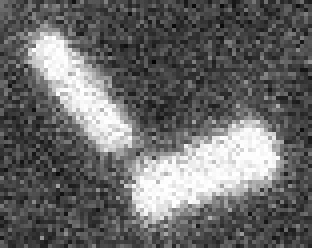
#> input picture example_images/cut_images/zoom/sem_1_cut_zoom2.jpg, 78 x 62 px, found by its file name (shown 4 times larger); the run also reads 4 pictures not shown here
$ jupyter execute --allow-errors image_segmentation.ipynb
#> lines starting #> are read from the running program, lines starting #| are printed output that depends on the picture; after the words box and inside, x2 and y2 are one past the last pixel; in counts of white or black regions, pixels touching at a corner belong together
## Image segmentation

To devide close particules in single particles we need to do a morphological closing. This means that we need to reconginze the region near the center of the object as the foreground and the region further away from the center as background.
After that we need to figure out the boundary regions.

[cell 1]
import numpy as np
import cv2
from matplotlib import pyplot as plt

[cell 2]
img_3channel = cv2.imread('/Users/margheritataddei/Desktop/DIRECT/PROJECT/partycool/example_images/cut_images/zoom/sem_1_cut_zoom2.jpg', 1)
#> img_3channel is the input picture: shape (62, 78, 3); min 2, max 255, mean 104.9

[cell 3]
plt.imshow(img_3channel)

[cell 4]
img_3channel.shape
#> Out = (62, 78, 3)

[cell 5]
img = cv2.imread('/Users/margheritataddei/Desktop/DIRECT/PROJECT/partycool/example_images/cut_images/zoom/sem_1_cut_zoom2.jpg', 0)
#> img: shape (62, 78); min 2, max 255, mean 104.9

[cell 6]
plt.imshow(img)

[cell 7]
img.shape
#> Out = (62, 78)

explain Otsu's thresholding after Gaussian filtering

[cell 8]
# Otsu's thresholding after Gaussian filtering
blur = cv2.GaussianBlur(img,(5,5),0)
ret,th = cv2.threshold(blur,0,255,cv2.THRESH_BINARY+cv2.THRESH_OTSU)
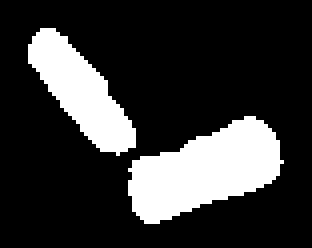
#> th: shape (62, 78) (shown 4 times larger); 21.1% white; 2 white regions, box (x1, y1, x2, y2) and area: (32, 29, 71, 56) 623, (7, 7, 34, 39) 395
#> ret = 144

[cell 9]
plt.imshow(th)

Since some objects are touching each other, a good option would be to find the distance transform and apply a proper threshold.

First, we remove all the small noise in the image.

[cell 10]
# noise removal
kernel = np.ones((3,3),np.uint8)
opening = cv2.morphologyEx(th,cv2.MORPH_OPEN,kernel, iterations =4)
#> opening: shape (62, 78); 16.3% white; 2 white regions, box (x1, y1, x2, y2) and area: (33, 31, 70, 54) 594, (12, 14, 27, 30) 195

[cell 11]
plt.imshow(opening)

Then we need to find the area that for sure is of the background.
We do it by dilatating the particles so that we remove any small holes in the particles.

[cell 12]
# sure background area
sure_bg = cv2.dilate(opening,kernel,iterations=5)
#> sure_bg: shape (62, 78); 39.2% white; 1 white region, box (x1, y1, x2, y2) and area: (7, 9, 75, 59) 1897

[cell 13]
plt.imshow(sure_bg)

Now we need to find the area that is for sure of the particles.

[cell 14]
# Finding sure foreground area
dist_transform = cv2.distanceTransform(opening,cv2.DIST_L2,5)
ret, sure_fg = cv2.threshold(dist_transform,0.1*dist_transform.max(),255,0)
#> ret = 0.879

[cell 15]
plt.imshow(sure_fg)

Then we substrat the sure background from the sure area of the particles to find the boundaries where the particles touch.

[cell 16]
# Finding unknown region
sure_fg = np.uint8(sure_fg)
unknown = cv2.subtract(sure_bg,sure_fg)
#> unknown: shape (62, 78); 22.9% white; 1 white region, box (x1, y1, x2, y2) and area: (7, 9, 75, 59) 1108

[cell 17]
plt.imshow(unknown)

To distinguish which are the region of background and particles we are sure about and which are the boundaries for which we are unsure we use *cv2.connectedComponents()*

[cell 18]
# Marker labelling
ret, markers = cv2.connectedComponents(sure_fg)
#> markers: shape (62, 78) int32; 3 distinct labels, from 0 to 2
#> ret = 3

# Add one to all labels so that sure background is not 0, but 1
markers = markers+1
#> markers: shape (62, 78) int32; 3 distinct labels, from 1 to 3

# Now, mark the region of unknown with zero
markers[unknown==255] = 0
#> markers: shape (62, 78) int32; 4 distinct labels, from 0 to 3

[cell 19]
plt.imshow(markers)

[cell 20]
markers = cv2.watershed(img_3channel ,markers)
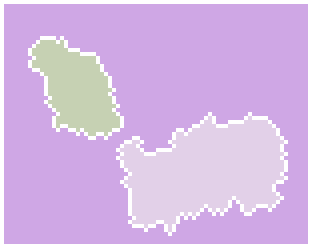
#> markers: shape (62, 78) int32 (shown 4 times larger); 4 distinct labels, from -1 to 3; one colour per label, 0 black, -1 white

[cell 21]
plt.imshow(markers)

[cell 22]
markers.shape
#> Out = (62, 78)

[cell 23]
img[markers == -1] = [0]

[cell 24]
plt.imshow(img)

[cell 25]
import numpy as np
import cv2
from matplotlib import pyplot as plt

#Function to calculate the area of borders of two close objects
#The watershed function needs the image and i which define how much of the area of the particle is considered.
#The smaller the i, the larger would be the final boundaries
#The larger the i, the smaller will be the final boundaries

def watershed(image):
    my_range = np.arange(0.0, 0.7, 0.1)
    img_3channel = cv2.imread(image, 1)
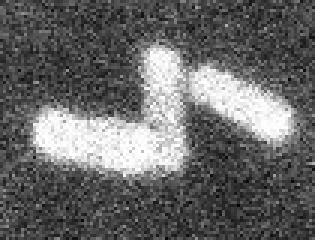
#> input picture example_images/cut_images/zoom/sem_2_cut_zoom.jpg, 105 x 80 px, found by its file name (shown 3 times larger)
#> img_3channel is the input picture: shape (80, 105, 3); min 4, max 255, mean 103.3
    img = cv2.imread(image, 0)
#> img: shape (80, 105); min 4, max 255, mean 103.3
    blur = cv2.GaussianBlur(img,(5,5),0)
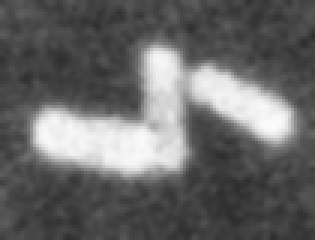
#> blur: shape (80, 105) (shown 3 times larger); min 45, max 251, mean 103.3
    ret,th = cv2.threshold(blur,0,255,cv2.THRESH_BINARY+cv2.THRESH_OTSU)
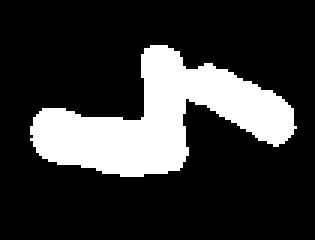
#> th: shape (80, 105) (shown 3 times larger); 21.3% white; 1 white region, box (x1, y1, x2, y2) and area: (10, 15, 99, 59) 1793
#> ret = 143
    kernel = np.ones((3,3),np.uint8)
    for o_iter in range(1,5):
        opening = cv2.morphologyEx(th,cv2.MORPH_OPEN,kernel, iterations = o_iter)
    for s_iter in range(1,2):
        sure_bg = cv2.dilate(opening,kernel,iterations= s_iter)
        dist_transform = cv2.distanceTransform(opening,cv2.DIST_L2,5)
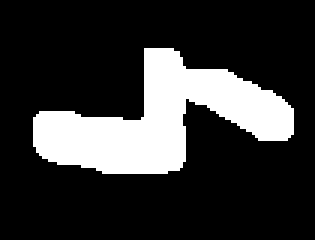
#> opening: shape (80, 105) (shown 3 times larger); 20.7% white; 1 white region, box (x1, y1, x2, y2) and area: (11, 16, 98, 58) 1738
    for i in my_range:
        ret, sure_fg = cv2.threshold(dist_transform,i*dist_transform.max(),255,0)
        sure_fg = np.uint8(sure_fg)
        unknown = cv2.subtract(sure_bg,sure_fg)
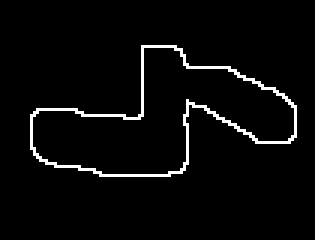
#> unknown: shape (80, 105) (shown 3 times larger); 3.5% white in thin lines or dots, all inside (x1, y1, x2, y2) = (10, 15, 99, 59)
        ret, contours = cv2.connectedComponents(sure_fg)
#> ret = 2
        contours = contours+1
        contours[unknown==255] = 0
        contours = cv2.watershed(img_3channel ,contours)
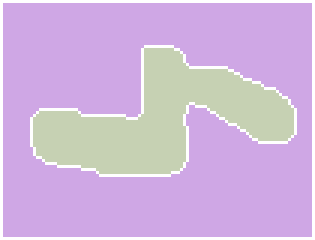
#> contours: shape (80, 105) int32 (shown 3 times larger); 3 distinct labels, from -1 to 2; one colour per label, 0 black, -1 white
        img[contours == -1] = [0]
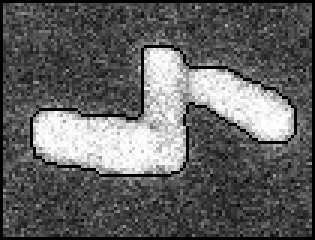
#> img: shape (80, 105) (shown 3 times larger); min 0, max 255, mean 96.7

    return plt.imshow(img), contours

[cell 26]
watershed('/Users/margheritataddei/Desktop/DIRECT/PROJECT/partycool/example_images/cut_images/zoom/sem_2_cut_zoom.jpg')
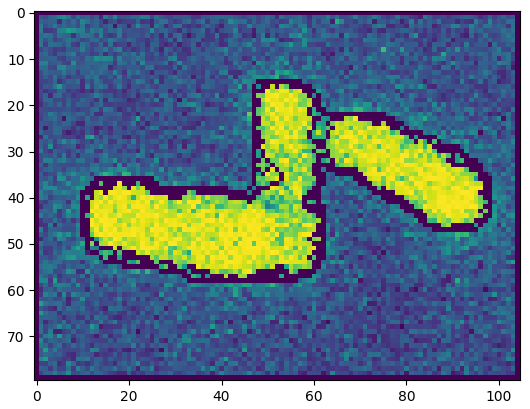
#> figure drawn by matplotlib, 1 panel

[cell 27]
watershed('/Users/margheritataddei/Desktop/DIRECT/PROJECT/partycool/example_images/cut_images/zoom/sem_1_cut_zoom.jpg')

[cell 28]
watershed('/Users/margheritataddei/Desktop/DIRECT/PROJECT/partycool/example_images/cut_images/zoom/sem_2_cut_zoom2.jpg')

[cell 29]
watershed('/Users/margheritataddei/Desktop/DIRECT/PROJECT/partycool/example_images/cut_images/zoom/sem_1_cut_zoom3.jpg')

[cell 30]
watershed('/Users/margheritataddei/Desktop/DIRECT/PROJECT/partycool/example_images/cut_images/zoom/sem_2_cut_zoom3.jpg')
